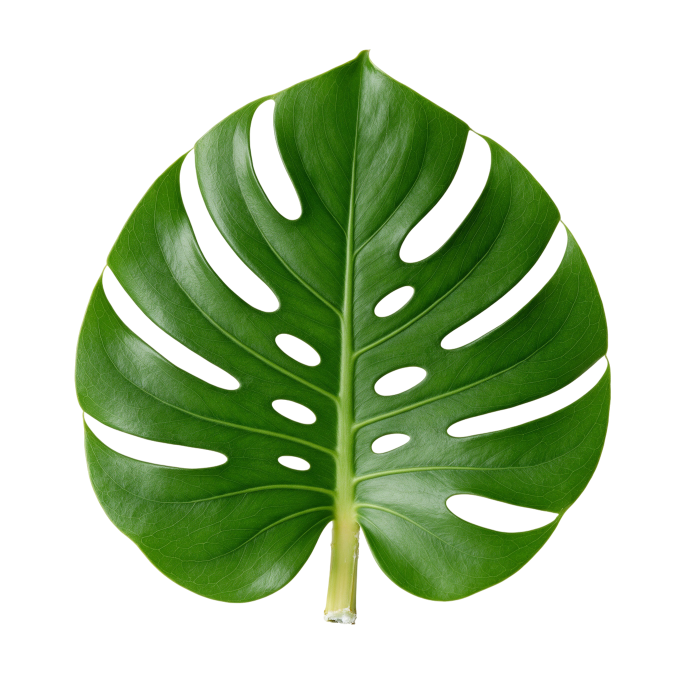
#> input picture templates/carrossel/imagens/folha.png, 2048 x 2048 px, given as the content of the folder ../imagens/folha.png, which was not available (shown at 1/3 size)
$ python folha.py ../imagens/folha.png ../imagens/petalas.png 5
#> lines starting #> are read from the running program, lines starting #| are printed output that depends on the picture
# Folha de conferência: as imagens de uma pasta lado a lado, com o nome em cima. Serve para mostrar as opções de foto ao
# Filipe antes de montar e para olhar as capas de um lote juntas.
# Uso: python templates/carrossel/ferramentas/folha.py <pasta> <saida.jpg> [colunas]
import glob
import os
import sys

from PIL import Image, ImageDraw

pasta, saida, colunas = sys.argv[1], sys.argv[2], int(sys.argv[3]) if len(sys.argv) > 3 else 5
fora = ('previa', 'zoom-', 'capa-')  # numa pasta de slides, só os slides
arqs = sorted(f for f in glob.glob(os.path.join(pasta, '*.*')) if f.lower().endswith(('.png', '.jpg', '.webp')) and not os.path.basename(f).startswith(fora))
W, H = 300, 370
linhas = (len(arqs) + colunas - 1) // colunas
fo = Image.new('RGB', (colunas * W, linhas * (H + 20)), (30, 30, 30))
#> fo: PIL image 1500x390 RGB; every value is 30
d = ImageDraw.Draw(fo)
for i, f in enumerate(arqs):
    im = Image.open(f).convert('RGB').resize((W, H))
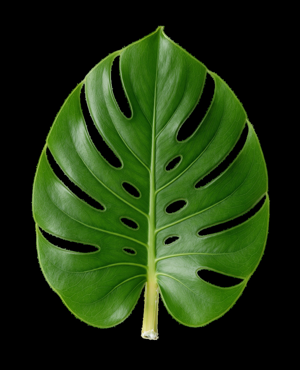
#> im: PIL image 300x370 RGB; mean R, G, B 30.9, 52.4, 16.2
    x, y = (i % colunas) * W, (i // colunas) * (H + 20)
    fo.paste(im, (x, y + 20))
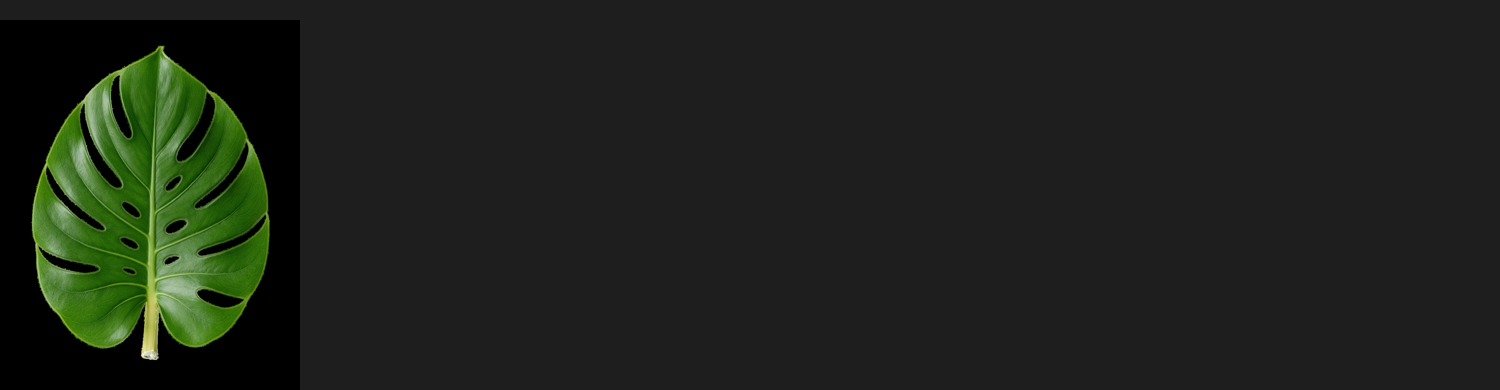
#> fo: PIL image 1500x390 RGB; mean R, G, B 30.2, 34.2, 27.4
    d.text((x + 4, y + 4), os.path.basename(f), fill=(255, 255, 255))
fo.save(saida, quality=85)
print(saida, len(arqs))

$ run again, on templates/carrossel/imagens/petalas.png
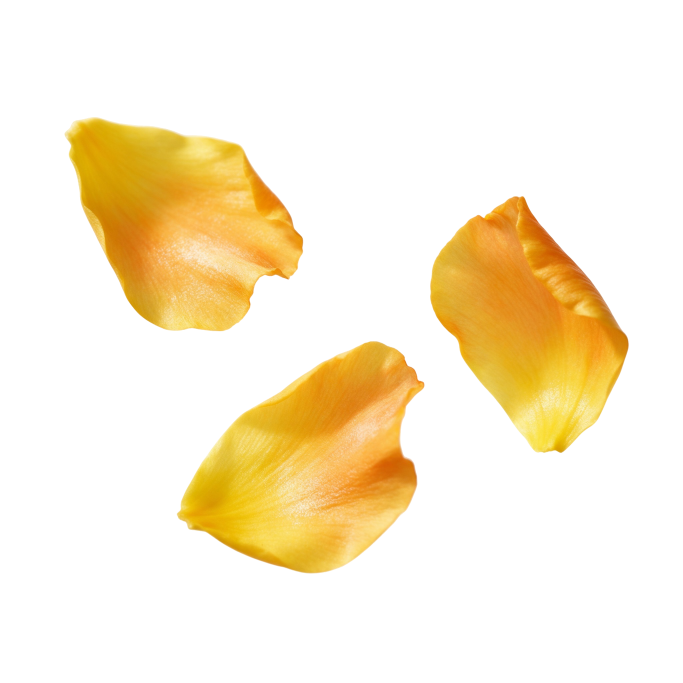
#> input picture templates/carrossel/imagens/petalas.png, 2048 x 2048 px, given as the content of the folder ../imagens/petalas.png, which was not available (shown at 1/3 size)
#> `im = Image.open(f).convert('RGB').resize((W, H))`:
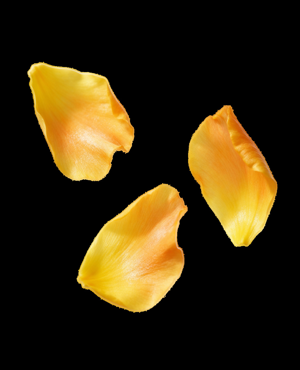
#> im: PIL image 300x370 RGB; mean R, G, B 54.4, 41.2, 13.6
#> `fo.paste(im, (x, y + 20))`:
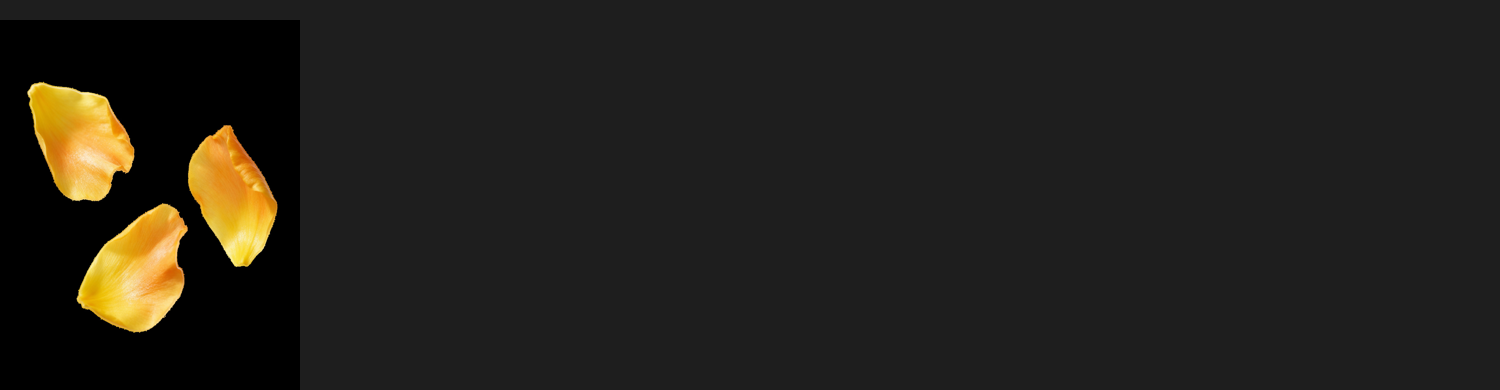
#> fo: PIL image 1500x390 RGB; mean R, G, B 34.6, 32.1, 26.9
